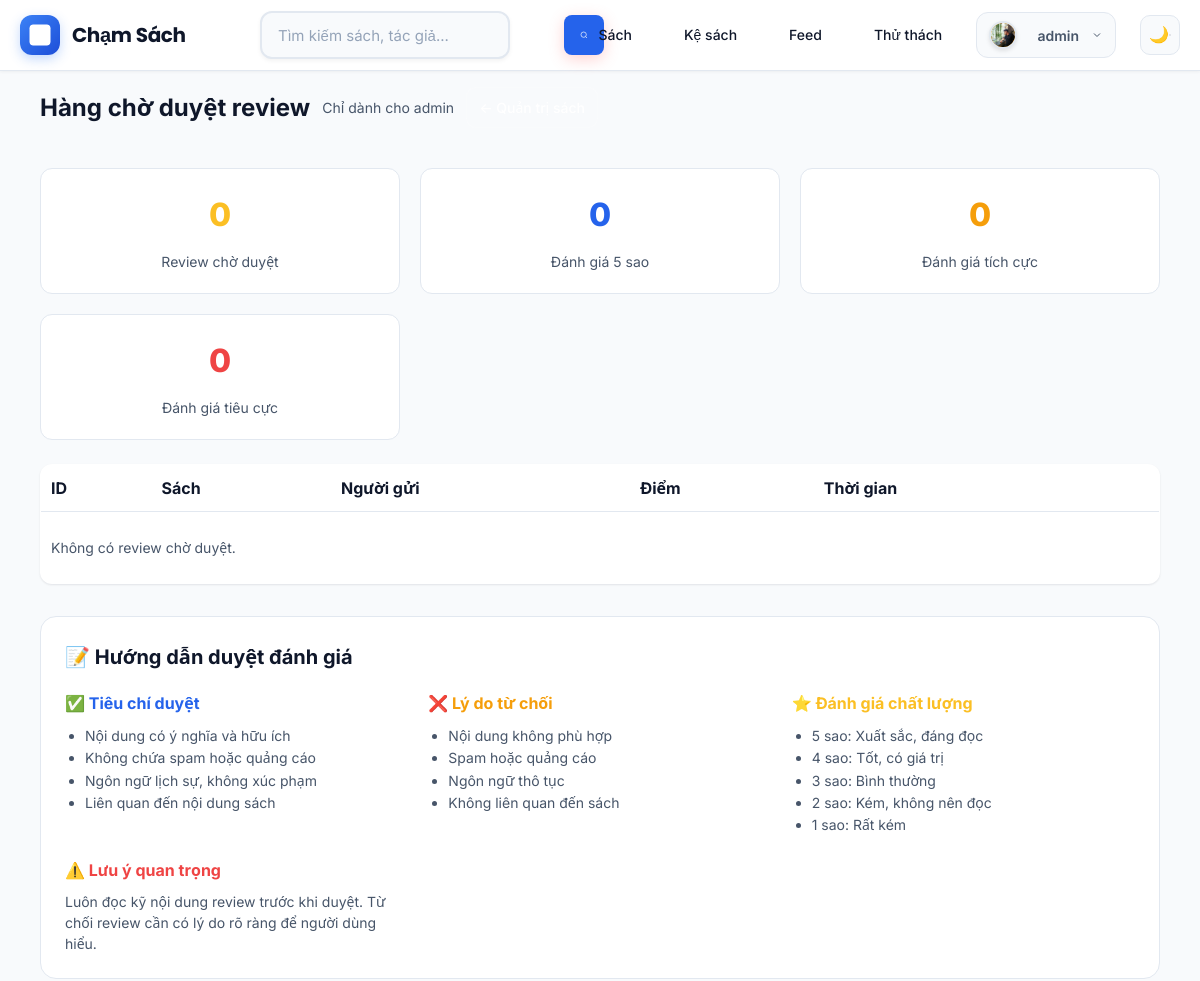
Before: /admin/reviews (signed in, upper part) with the older database file.
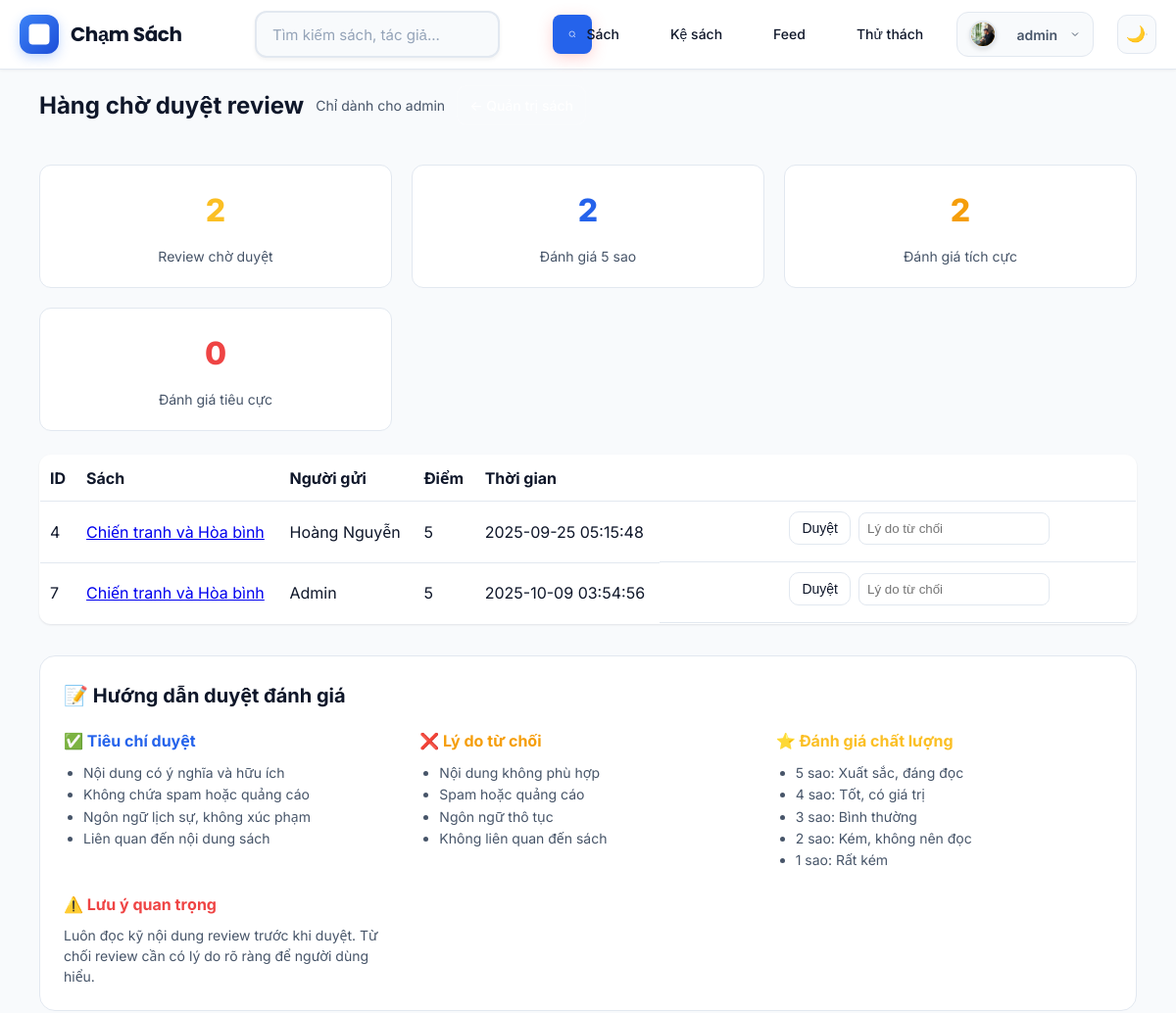
After: the same page with the newer database file.
### tables this page shows
CREATE TABLE reviews (
    id INTEGER PRIMARY KEY AUTOINCREMENT,
    book_id INTEGER NOT NULL,
    reviewer TEXT NOT NULL,
    rating INTEGER CHECK(rating BETWEEN 1 AND 5) NOT NULL,
    content TEXT,
    created_at DATETIME DEFAULT CURRENT_TIMESTAMP, status TEXT DEFAULT 'approved', moderated_at DATETIME, moderated_by TEXT, reject_reason TEXT, details TEXT,
    FOREIGN KEY(book_id) REFERENCES books(id) ON DELETE CASCADE
);

### models.py (models this page shows)
class Book(db.Model):
    __tablename__ = "books"
    id = db.Column(db.Integer, primary_key=True)
    title = db.Column(db.String(255), nullable=False, index=True)
    author = db.Column(db.String(255), nullable=False, index=True)
    description = db.Column(db.Text)
    cover_url = db.Column(db.String(512))
    genre = db.Column(db.String(100))
    publisher = db.Column(db.String(255))
    num_pages = db.Column(db.Integer)
    book_code = db.Column(db.String(100), unique=True, index=True)
    created_at = db.Column(db.DateTime, nullable=False, default=datetime.utcnow, index=True)
    category_id = db.Column(db.Integer, db.ForeignKey("categories.id"), index=True)
    price = db.Column(db.Numeric(10, 2), nullable=False, default=0)
    stock = db.Column(db.Integer, nullable=False, default=0)
    isbn = db.Column(db.String(50), unique=True)
    is_active = db.Column(db.Boolean, nullable=False, default=True, index=True)
    category = db.relationship("Category", back_populates="books", lazy="joined")
    order_items = db.relationship("OrderItem", back_populates="book")

### app.py (the view)
    @app.route("/admin/reviews")
    @admin_required
    def admin_reviews_queue():
        db = get_db()
        pending = db.execute(
            "SELECT r.id, r.book_id, b.title as book_title, r.reviewer, r.rating, r.created_at FROM reviews r JOIN books b ON b.id=r.book_id WHERE r.status='pending' ORDER BY r.created_at ASC"
        ).fetchall()
        pending = [SimpleNamespace(**dict(r)) for r in pending]
        return render_template("admin_reviews.html", pending=pending)

### templates/admin_reviews.html (shortened to what this page needs)
{% extends 'base.html' %}
{% block content %}
<div class="admin-header">
  <h2>Hàng chờ duyệt review</h2>
  <p class="muted">Chỉ dành cho admin</p>
  <p><a class="btn secondary" href="{{ url_for('admin_books') }}">← Quản trị sách</a></p>
</div>
<div class="review-stats" style="display: grid; grid-template-columns: repeat(auto-fit, minmax(280px, 1fr)); gap: 20px; margin: 24px 0;">
  <div class="stat-card" style="background: var(--panel); border: 1px solid var(--border); border-radius: 12px; padding: 20px; text-align: center;">
    <div style="font-size: 32px; font-weight: 800; color: #fbbf24; margin-bottom: 8px;">{{ pending|length }}</div>
    <div style="color: var(--muted); font-size: 14px;">Review chờ duyệt</div>
  </div>
  <div class="stat-card" style="background: var(--panel); border: 1px solid var(--border); border-radius: 12px; padding: 20px; text-align: center;">
    <div style="font-size: 32px; font-weight: 800; color: var(--primary); margin-bottom: 8px;">{{ pending|selectattr('rating', 'equalto', 5)|list|length }}</div>
    <div style="color: var(--muted); font-size: 14px;">Đánh giá 5 sao</div>
  </div>
  <div class="stat-card" style="background: var(--panel); border: 1px solid var(--border); border-radius: 12px; padding: 20px; text-align: center;">
    <div style="font-size: 32px; font-weight: 800; color: var(--accent); margin-bottom: 8px;">{{ pending|selectattr('rating', 'ge', 4)|list|length }}</div>
    <div style="color: var(--muted); font-size: 14px;">Đánh giá tích cực</div>
  </div>
  <div class="stat-card" style="background: var(--panel); border: 1px solid var(--border); border-radius: 12px; padding: 20px; text-align: center;">
    <div style="font-size: 32px; font-weight: 800; color: #ef4444; margin-bottom: 8px;">{{ pending|selectattr('rating', 'lt', 3)|list|length }}</div>
    <div style="color: var(--muted); font-size: 14px;">Đánh giá tiêu cực</div>
  </div>
</div>
<table class="table">
  <thead>
    <tr>
      <th>ID</th><th>Sách</th><th>Người gửi</th><th>Điểm</th><th>Thời gian</th><th></th>
    </tr>
  </thead>
  <tbody>
    {% for r in pending %}
    <tr>
      <td>{{ r.id }}</td>
      <td><a href="{{ url_for('book_detail', book_id=r.book_id) }}" target="_blank">{{ r.book_title }}</a></td>
      <td>{{ r.reviewer }}</td>
      <td>{{ r.rating }}</td>
      <td>{{ r.created_at }}</td>
      <td style="text-align:right;display:flex;gap:8px;justify-content:flex-end">
        <a class="btn secondary" href="{{ url_for('admin_review_edit', review_id=r.id) }}">Sửa chi tiết</a>
        <form method="post" action="{{ url_for('admin_review_approve', review_id=r.id) }}">
          <button class="btn" type="submit">Duyệt</button>
        </form>
        <form method="post" action="{{ url_for('admin_review_reject', review_id=r.id) }}">
          <input name="reason" placeholder="Lý do từ chối" style="background:var(--panel);border:1px solid var(--border);border-radius:8px;padding:8px">
          <button class="btn secondary" type="submit">Từ chối</button>
        </form>
      </td>
    </tr>
    {% else %}
    <tr><td colspan="6"><p class="muted">Không có review chờ duyệt.</p></td></tr>
    {% endfor %}
  </tbody>
</table>
<div class="review-guide" style="background: var(--panel); border: 1px solid var(--border); border-radius: 16px; padding: 24px; margin: 32px 0;">
  <h3 style="color: var(--text); margin: 0 0 16px 0; font-size: 20px;">📝 Hướng dẫn duyệt đánh giá</h3>
  <div style="display: grid; grid-template-columns: repeat(auto-fit, minmax(300px, 1fr)); gap: 20px;">
    <div>
      <h4 style="color: var(--primary); margin: 0 0 8px 0;">✅ Tiêu chí duyệt</h4>
      <ul style="color: var(--muted); margin: 0; font-size: 14px; line-height: 1.6; padding-left: 20px;">
        <li>Nội dung có ý nghĩa và hữu ích</li>
        <li>Không chứa spam hoặc quảng cáo</li>
        <li>Ngôn ngữ lịch sự, không xúc phạm</li>
        <li>Liên quan đến nội dung sách</li>
      </ul>
    </div>
    <div>
      <h4 style="color: var(--accent); margin: 0 0 8px 0;">❌ Lý do từ chối</h4>
      <ul style="color: var(--muted); margin: 0; font-size: 14px; line-height: 1.6; padding-left: 20px;">
        <li>Nội dung không phù hợp</li>
        <li>Spam hoặc quảng cáo</li>
        <li>Ngôn ngữ thô tục</li>
        <li>Không liên quan đến sách</li>
      </ul>
    </div>
    <div>
      <h4 style="color: #fbbf24; margin: 0 0 8px 0;">⭐ Đánh giá chất lượng</h4>
      <ul style="color: var(--muted); margin: 0; font-size: 14px; line-height: 1.6; padding-left: 20px;">
        <li>5 sao: Xuất sắc, đáng đọc</li>
        <li>4 sao: Tốt, có giá trị</li>
        <li>3 sao: Bình thường</li>
        <li>2 sao: Kém, không nên đọc</li>
        <li>1 sao: Rất kém</li>
      </ul>
    </div>
    <div>
      <h4 style="color: #ef4444; margin: 0 0 8px 0;">⚠️ Lưu ý quan trọng</h4>
      <p style="color: var(--muted); margin: 0; font-size: 14px; line-height: 1.5;">
        Luôn đọc kỹ nội dung review trước khi duyệt. Từ chối review cần có lý do rõ ràng để người dùng hiểu.
      </p>
    </div>
  </div>
</div>
{% endblock %}

### templates/base.html (shortened to what this page needs)
<!doctype html>
<html lang="vi">
<head>
    <link rel="stylesheet" href="{{ url_for('static', filename='styles.css') }}">
    <link rel="stylesheet" href="{{ url_for('static', filename='enhanced-styles.css') }}">
    <link rel="stylesheet" href="{{ url_for('static', filename='layout-enhancements.css') }}">
    <link rel="stylesheet" href="{{ url_for('static', filename='header-elegant.css') }}">
</head>
<body data-authenticated="{{ '1' if current_user.id else '0' }}">
    <header class="site-header">
        <div class="header-container">
            <div class="brand-section">
                <a class="brand" href="{{ url_for('home') }}" style="color: var(--text);">
                    <div class="brand-logo">
                        <img src="{{ url_for('static', filename='logo.svg') }}" alt="Chạm Sách" width="32" height="32" style="border-radius: 8px;">
                    </div>
                    <div class="brand-text">
                        <div class="brand-title" style="color: var(--text);">Chạm Sách</div>
                    </div>
            </a>
            </div>
            <div class="search-section">
                <form method="get" action="{{ url_for('books_list') }}" class="search-form">
                    <div class="search-input-wrapper">
                        <input class="search-input" name="q" placeholder="Tìm kiếm sách, tác giả..." value="{{ request.args.get('q','') }}">
                        <button class="search-btn" type="submit">
                            <svg width="20" height="20" viewBox="0 0 24 24" fill="none" stroke="currentColor" stroke-width="2">
                                <circle cx="11" cy="11" r="8"/>
                                <path d="M21 21l-4.35-4.35"/>
                            </svg>
                        </button>
                    </div>
                </form>
            </div>
            <nav class="main-nav">
                <div class="nav-links">
                    <a href="{{ url_for('home') }}" class="nav-link">Trang chủ</a>
                    <a href="{{ url_for('books_list') }}" class="nav-link">Sách</a>
                    {% if current_user.id %}
                        <a href="{{ url_for('my_shelves') }}" class="nav-link">Kệ sách</a>
                        <a href="{{ url_for('activity_feed') }}" class="nav-link">Feed</a>
                        <a href="{{ url_for('challenges_list') }}" class="nav-link">Thử thách</a>
                    {% endif %}
                </div>
            </nav>
            <div class="user-section">
                {% if current_user.id %}
                    <div class="user-dropdown">
                        <button class="user-trigger" onclick="toggleUserDropdown(event); return false;">
                    <img src="{{ current_user.avatar_url or url_for('static', filename='placeholder.jpg') }}" alt="{{ current_user.username }}" class="user-avatar">
                            <span class="user-name">{{ current_user.username }}</span>
                            <svg class="dropdown-arrow" width="12" height="12" viewBox="0 0 24 24" fill="none" stroke="currentColor" stroke-width="2">
                                <polyline points="6,9 12,15 18,9"/>
                            </svg>
                        </button>
                    </div>
                {% else %}
                    <div class="auth-links">
                        <a href="{{ url_for('login') }}" class="auth-link login">Đăng nhập</a>
                        <a href="{{ url_for('register') }}" class="auth-link register">Đăng ký</a>
                    </div>
                {% endif %}
                <button class="theme-toggle" onclick="toggleTheme()" title="Chuyển đổi giao diện">
                </button>
            </div>
        </div>
    </header>
    <div class="content-wrapper">
      {% set active_genre = selected_genre if selected_genre is defined else request.args.get('genre','') %}
      <main class="container">
          {% block content %}{% endblock %}
      </main>
    </div>
  </body>
</html>

### static/enhanced-styles.css (style rules this page uses)
:root { --white: #ffffff; --gray-50: #f9fafb; --gray-100: #f3f4f6; --gray-200: #e5e7eb; --gray-300: #d1d5db; --gray-400: #9ca3af; --gray-500: #6b7280; --gray-600: #4b5563; --gray-700: #374151; --gray-800: #1f2937; --gray-900: #111827; --success: #10b981; --warning: #f59e0b; --error: #ef4444; --info: #3b82f6; --bg-primary: var(--panel); --bg-secondary: var(--bg); --bg-tertiary: color-mix(in oklab, var(--panel) 92%, var(--bg)); --text-primary: var(--text); --text-secondary: var(--muted); --text-tertiary: color-mix(in oklab, var(--muted) 75%, var(--text)); --text-inverse: #ffffff; --border-light: var(--border); --border-medium: color-mix(in oklab, var(--border) 70%, var(--text) 30%); --border-dark: color-mix(in oklab, var(--border) 50%, var(--text) 50%); --shadow-sm: 0 1px 2px 0 rgba(0, 0, 0, 0.05); --shadow-md: 0 4px 6px -1px rgba(0, 0, 0, 0.1), 0 2px 4px -1px rgba(0, 0, 0, 0.06); --shadow-lg: var(--shadow); --shadow-xl: 0 20px 25px -5px rgba(0, 0, 0, 0.1), 0 10px 10px -5px rgba(0, 0, 0, 0.04); --shadow-2xl: 0 25px 50px -12px rgba(0, 0, 0, 0.25); --space-1: 0.25rem; --space-2: 0.5rem; --space-3: 0.75rem; --space-4: 1rem; --space-5: 1.25rem; --space-6: 1.5rem; --space-8: 2rem; --space-10: 2.5rem; --space-12: 3rem; --space-16: 4rem; --space-20: 5rem; --font-size-xs: 0.75rem; --font-size-sm: 0.875rem; --font-size-base: 1rem; --font-size-lg: 1.125rem; --font-size-xl: 1.25rem; --font-size-2xl: 1.5rem; --font-size-3xl: 1.875rem; --font-size-4xl: 2.25rem; --font-weight-normal: 400; --font-weight-medium: 500; --font-weight-semibold: 600; --font-weight-bold: 700; --font-weight-extrabold: 800; --line-height-tight: 1.25; --line-height-normal: 1.5; --line-height-relaxed: 1.75; --radius-sm: 0.25rem; --radius-md: 0.375rem; --radius-lg: 0.5rem; --radius-xl: 0.75rem; --radius-2xl: 1rem; --radius-3xl: 1.5rem; --radius-full: 9999px; --transition-fast: 150ms ease-in-out; --transition-normal: 250ms ease-in-out; --transition-slow: 350ms ease-in-out; --z-dropdown: 1000; --z-sticky: 1020; --z-fixed: 1030; --z-modal-backdrop: 1040; --z-modal: 1050; --z-popover: 1060; --z-tooltip: 1070; }

### static/layout-enhancements.css (style rules this page uses)
.container { max-width: 1500px !important; margin: 0 auto !important; padding: 0 20px !important; width: 100% !important; }
@media (min-width: 1200px) { .container { max-width: 1400px !important; } }

Changed rows visible on the page:
added reviews: username "admin", reviewer "Admin", created_at "2025-10-09 03:54:56"
now on this page (row edited): Book: book_title "Chiến tranh và Hòa bình" "Chiến tranh và Hòa bình"
added reviews: reviewer "Hoàng Nguyễn", created_at "2025-09-25 05:15:48"
Other visible differences:
{{ pending|length }}: "0" → "2"
{{ pending|selectattr('rating', 'equalto', 5)|list|length }}: "0" → "2"
{{ pending|selectattr('rating', 'ge', 4)|list|length }}: "0" → "2"
{{ current_user.username }}: "admin" → (not shown)
new list line: "4 5 Duyệt "
new list line: "7 5 Duyệt "
text no longer shown: "Không có review chờ duyệt."
